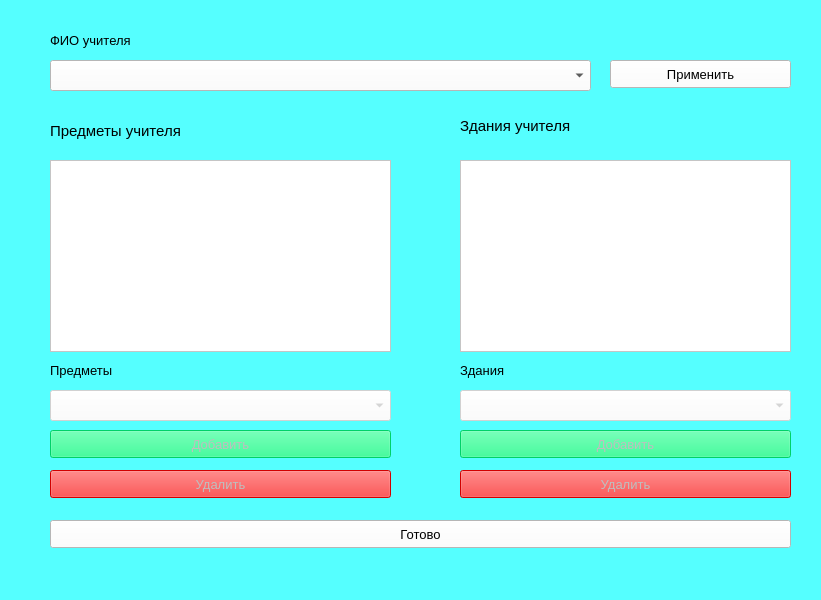
<?xml version="1.0" encoding="UTF-8"?>
<ui version="4.0">
 <class>Form</class>
 <widget class="QWidget" name="Form">
  <property name="geometry">
   <rect>
    <x>0</x>
    <y>0</y>
    <width>821</width>
    <height>600</height>
   </rect>
  </property>
  <property name="windowTitle">
   <string>Form</string>
  </property>
  <property name="styleSheet">
   <string notr="true">background-color: rgb(85, 255, 255);</string>
  </property>
  <widget class="QComboBox" name="combo_full_name">
   <property name="geometry">
    <rect>
     <x>50</x>
     <y>60</y>
     <width>541</width>
     <height>31</height>
    </rect>
   </property>
   <property name="font">
    <font>
     <pointsize>10</pointsize>
    </font>
   </property>
   <property name="styleSheet">
    <string notr="true">background-color: rgb(255, 255, 255);</string>
   </property>
  </widget>
  <widget class="QLabel" name="label">
   <property name="geometry">
    <rect>
     <x>50</x>
     <y>30</y>
     <width>221</width>
     <height>21</height>
    </rect>
   </property>
   <property name="font">
    <font>
     <pointsize>10</pointsize>
    </font>
   </property>
   <property name="text">
    <string>ФИО учителя</string>
   </property>
  </widget>
  <widget class="QTableWidget" name="tableSubjects">
   <property name="geometry">
    <rect>
     <x>50</x>
     <y>160</y>
     <width>341</width>
     <height>192</height>
    </rect>
   </property>
   <property name="styleSheet">
    <string notr="true">background-color: rgb(255, 255, 255);</string>
   </property>
  </widget>
  <widget class="QLabel" name="label_2">
   <property name="geometry">
    <rect>
     <x>50</x>
     <y>120</y>
     <width>171</width>
     <height>21</height>
    </rect>
   </property>
   <property name="font">
    <font>
     <pointsize>11</pointsize>
    </font>
   </property>
   <property name="text">
    <string>Предметы учителя</string>
   </property>
  </widget>
  <widget class="QComboBox" name="combo_subjects">
   <property name="enabled">
    <bool>false</bool>
   </property>
   <property name="geometry">
    <rect>
     <x>50</x>
     <y>390</y>
     <width>341</width>
     <height>31</height>
    </rect>
   </property>
   <property name="font">
    <font>
     <pointsize>10</pointsize>
    </font>
   </property>
   <property name="styleSheet">
    <string notr="true">background-color: rgb(255, 255, 255);</string>
   </property>
  </widget>
  <widget class="QLabel" name="label_3">
   <property name="geometry">
    <rect>
     <x>50</x>
     <y>360</y>
     <width>161</width>
     <height>21</height>
    </rect>
   </property>
   <property name="font">
    <font>
     <pointsize>10</pointsize>
    </font>
   </property>
   <property name="text">
    <string>Предметы</string>
   </property>
  </widget>
  <widget class="QPushButton" name="push_add_subject">
   <property name="enabled">
    <bool>false</bool>
   </property>
   <property name="geometry">
    <rect>
     <x>50</x>
     <y>430</y>
     <width>341</width>
     <height>28</height>
    </rect>
   </property>
   <property name="font">
    <font>
     <pointsize>10</pointsize>
    </font>
   </property>
   <property name="styleSheet">
    <string notr="true">background-color: rgb(0, 255, 127);</string>
   </property>
   <property name="text">
    <string>Добавить</string>
   </property>
  </widget>
  <widget class="QPushButton" name="push_del_subject">
   <property name="enabled">
    <bool>false</bool>
   </property>
   <property name="geometry">
    <rect>
     <x>50</x>
     <y>470</y>
     <width>341</width>
     <height>28</height>
    </rect>
   </property>
   <property name="font">
    <font>
     <pointsize>10</pointsize>
    </font>
   </property>
   <property name="styleSheet">
    <string notr="true">background-color: rgb(255, 0, 0);</string>
   </property>
   <property name="text">
    <string>Удалить</string>
   </property>
  </widget>
  <widget class="QLabel" name="label_4">
   <property name="geometry">
    <rect>
     <x>460</x>
     <y>110</y>
     <width>151</width>
     <height>31</height>
    </rect>
   </property>
   <property name="font">
    <font>
     <pointsize>11</pointsize>
    </font>
   </property>
   <property name="text">
    <string>Здания учителя</string>
   </property>
  </widget>
  <widget class="QTableWidget" name="tableBuilds">
   <property name="geometry">
    <rect>
     <x>460</x>
     <y>160</y>
     <width>331</width>
     <height>192</height>
    </rect>
   </property>
   <property name="styleSheet">
    <string notr="true">background-color: rgb(255, 255, 255);</string>
   </property>
  </widget>
  <widget class="QLabel" name="label_5">
   <property name="geometry">
    <rect>
     <x>460</x>
     <y>360</y>
     <width>101</width>
     <height>21</height>
    </rect>
   </property>
   <property name="font">
    <font>
     <pointsize>10</pointsize>
    </font>
   </property>
   <property name="text">
    <string>Здания</string>
   </property>
  </widget>
  <widget class="QComboBox" name="combo_builds">
   <property name="enabled">
    <bool>false</bool>
   </property>
   <property name="geometry">
    <rect>
     <x>460</x>
     <y>390</y>
     <width>331</width>
     <height>31</height>
    </rect>
   </property>
   <property name="font">
    <font>
     <pointsize>10</pointsize>
    </font>
   </property>
   <property name="styleSheet">
    <string notr="true">background-color: rgb(255, 255, 255);</string>
   </property>
  </widget>
  <widget class="QPushButton" name="push_add_build">
   <property name="enabled">
    <bool>false</bool>
   </property>
   <property name="geometry">
    <rect>
     <x>460</x>
     <y>430</y>
     <width>331</width>
     <height>28</height>
    </rect>
   </property>
   <property name="font">
    <font>
     <pointsize>10</pointsize>
    </font>
   </property>
   <property name="styleSheet">
    <string notr="true">background-color: rgb(0, 255, 127);</string>
   </property>
   <property name="text">
    <string>Добавить</string>
   </property>
  </widget>
  <widget class="QPushButton" name="push_del_build">
   <property name="enabled">
    <bool>false</bool>
   </property>
   <property name="geometry">
    <rect>
     <x>460</x>
     <y>470</y>
     <width>331</width>
     <height>28</height>
    </rect>
   </property>
   <property name="font">
    <font>
     <pointsize>10</pointsize>
    </font>
   </property>
   <property name="styleSheet">
    <string notr="true">background-color: rgb(255, 0, 0);</string>
   </property>
   <property name="text">
    <string>Удалить</string>
   </property>
  </widget>
  <widget class="QPushButton" name="push_apply">
   <property name="geometry">
    <rect>
     <x>610</x>
     <y>60</y>
     <width>181</width>
     <height>28</height>
    </rect>
   </property>
   <property name="font">
    <font>
     <pointsize>10</pointsize>
    </font>
   </property>
   <property name="styleSheet">
    <string notr="true">background-color: rgb(255, 255, 255);</string>
   </property>
   <property name="text">
    <string>Применить</string>
   </property>
  </widget>
  <widget class="QPushButton" name="push_done">
   <property name="geometry">
    <rect>
     <x>50</x>
     <y>520</y>
     <width>741</width>
     <height>28</height>
    </rect>
   </property>
   <property name="font">
    <font>
     <pointsize>10</pointsize>
    </font>
   </property>
   <property name="styleSheet">
    <string notr="true">background-color: rgb(255, 255, 255);</string>
   </property>
   <property name="text">
    <string>Готово</string>
   </property>
  </widget>
 </widget>
 <resources/>
 <connections/>
</ui>
